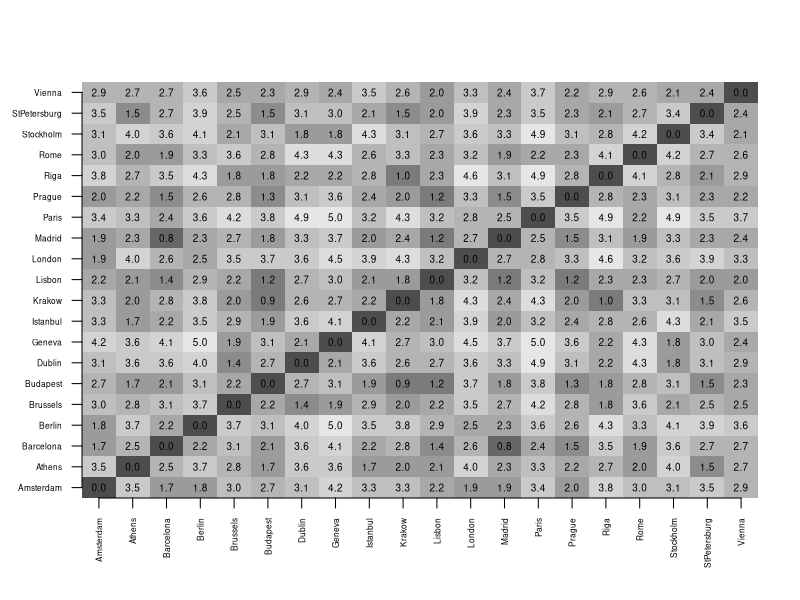
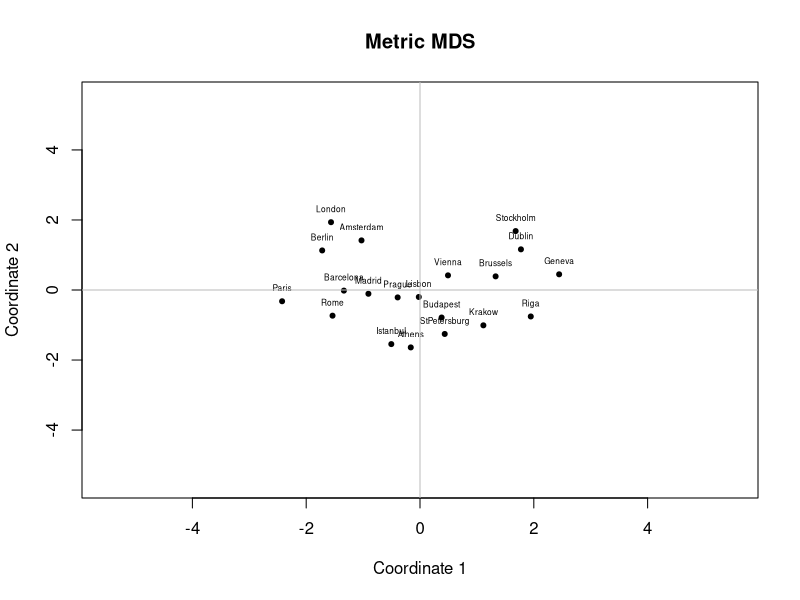
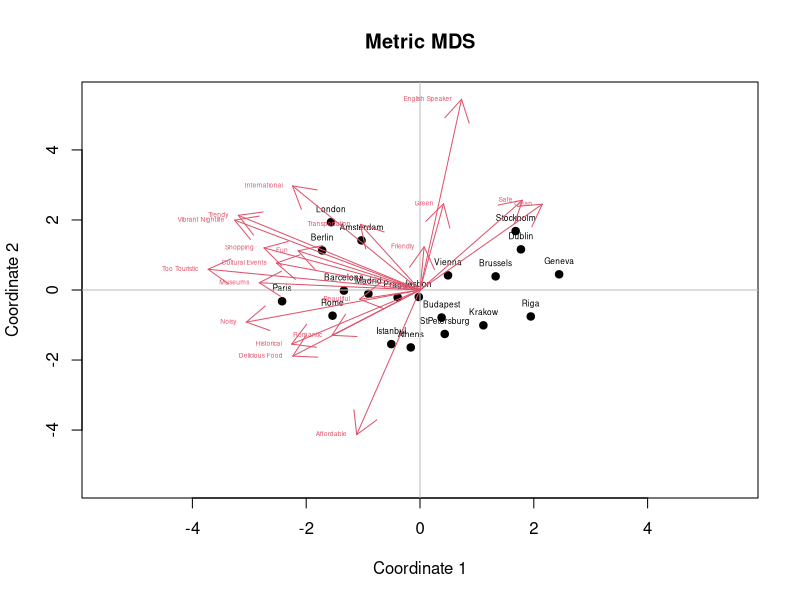
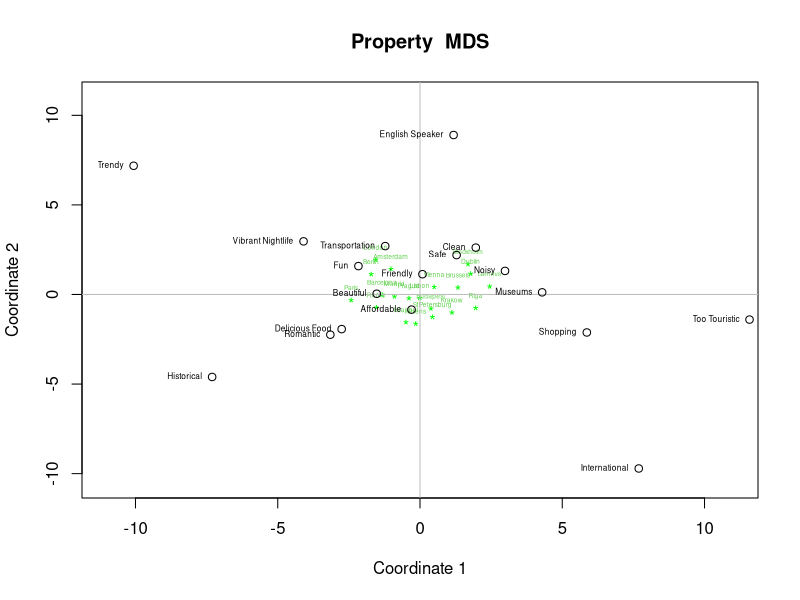
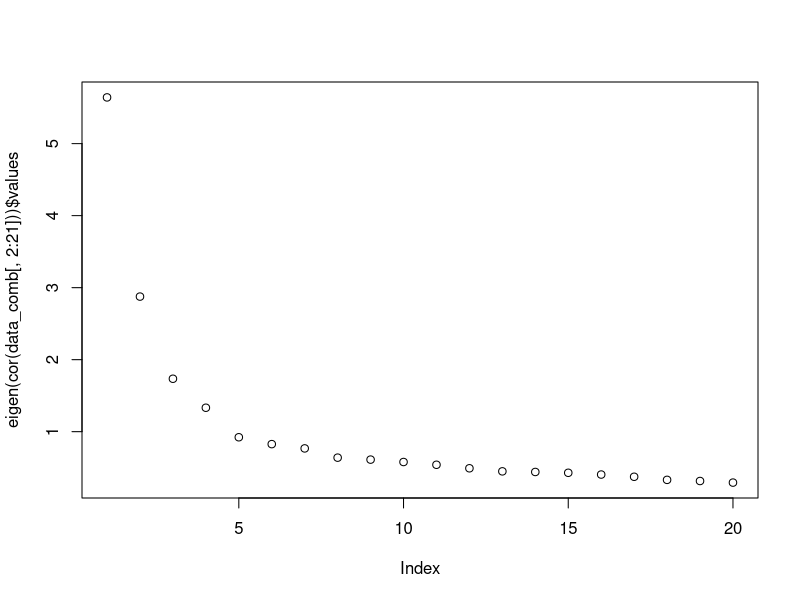
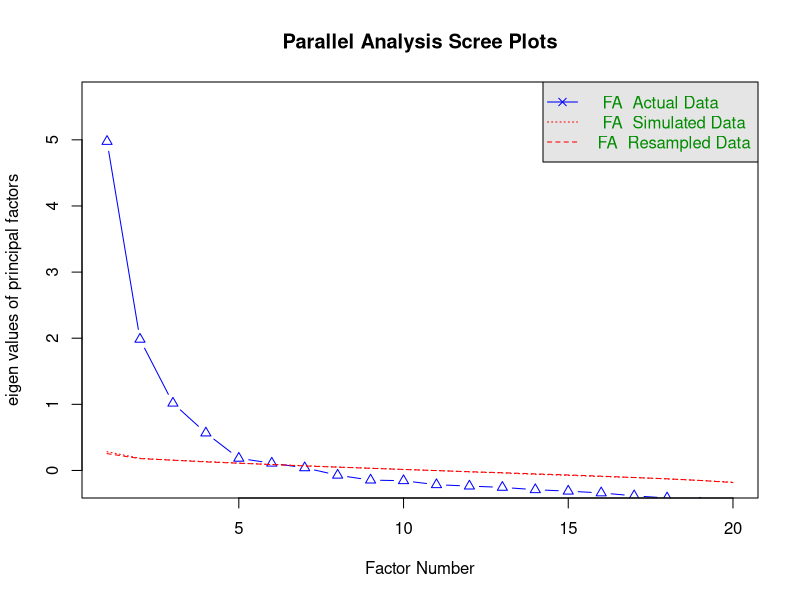

The R script that drew these images, in order: (Note: this script raises an error after producing the figures.)
getwd()
setwd("~/Caci17")
data <- read.csv("QuestionaireData_CityTrips.csv")
head(data)
install.packages("R.utils")
install.packages("corrplot")
install.packages("GPArotation")
library(dplyr)
library(R.utils)
library(MASS)
library(psych)
library(corrplot)
library(GPArotation)

cities = c("Prague","Geneva","Paris","Stockholm","Brussels","London","Amsterdam",
           "Athens","Riga","Budapest","Dublin","Lisbon","Istanbul","Vienna","Rome","Barcelona",
           "Madrid","Berlin","Krakow","StPetersburg")
data_att <- data %>% dplyr:: select(Sample, ID, contains("Att"))
data_att

data_att$Sample <- as.factor(data_att$Sample)

prag <- data_att[data_att$Sample %in% c("1", "4", "5"), ]
prag <- prag %>% dplyr:: select(contains("Prague"))
prag <- cbind(City = "Prague", prag)
head(prag)

geneva <- data_att[data_att$Sample %in% c("1", "2", "3"), ]
geneva <- geneva %>% dplyr:: select(contains("Geneva"))
geneva <- cbind(City = "Geneva", geneva)
head(geneva)

paris <- data_att[data_att$Sample %in% c("1", "3", "4"), ]
paris <- paris %>% dplyr:: select(contains("Paris"))
paris <- cbind(City = "Paris", paris)
head(paris)

stockholm <- data_att[data_att$Sample %in% c("1", "2", "3"), ]
stockholm <- stockholm %>% dplyr:: select(contains("Stockholm"))
stockholm <- cbind(City = "Stockholm", stockholm)
head(stockholm)  

brussels <- data_att[data_att$Sample %in% c("1", "5", "6"), ]
brussels <- brussels %>% dplyr:: select(contains("Brussels"))
brussels <- cbind(City = "Brussels", brussels)
head(brussels)  

london <- data_att[data_att$Sample %in% c("1", "2", "3"), ]
london <- london %>% dplyr:: select(contains("London"))
london <- cbind(City = "London", london)
head(london) 

amsterdam <- data_att[data_att$Sample %in% c("2", "3", "8"), ]
amsterdam <- amsterdam %>% dplyr:: select(contains("Amsterdam"))
amsterdam <- cbind(City = "Amsterdam", amsterdam)
head(amsterdam) 

athens <- data_att[data_att$Sample %in% c("2", "3", "6"), ]
athens <- athens %>% dplyr:: select(contains("Athens"))
athens <- cbind(City = "Athens", athens)
head(athens) 

riga <- data_att[data_att$Sample %in% c("2", "4", "5"), ]
riga <- riga %>% dplyr:: select(contains("Riga"))
riga <- cbind(City = "Riga", riga)
head(riga)

budapest <- data_att[data_att$Sample %in% c("4", "9", "10"), ]
budapest <- budapest %>% dplyr:: select(contains("Budapest"))
budapest <- cbind(City = "Budapest", budapest)
head(budapest)

dublin <- data_att[data_att$Sample %in% c("4", "7", "10"), ]
dublin <- dublin %>% dplyr:: select(contains("Dublin"))
dublin <- cbind(City = "Dublin", dublin)
head(dublin)

lisbon <- data_att[data_att$Sample %in% c("4", "7", "9"), ]
lisbon <- lisbon %>% dplyr:: select(contains("Lisbon"))
lisbon <- cbind(City = "Lisbon", lisbon)
head(lisbon)

istanbul <- data_att[data_att$Sample %in% c("5", "8", "10"), ]
istanbul <- istanbul %>% dplyr:: select(contains("Istanbul"))
istanbul <- cbind(City = "Istanbul", istanbul)
head(istanbul)

vienna <- data_att[data_att$Sample %in% c("5", "8", "10"), ]
vienna <- vienna %>% dplyr:: select(contains("Vienna"))
vienna <- cbind(City = "Vienna", vienna)
head(vienna)

rome <- data_att[data_att$Sample %in% c("5", "7", "9"), ]
rome <- rome %>% dplyr:: select(contains("Rome"))
rome <- cbind(City = "Rome", rome)
head(rome)

barcelona <- data_att[data_att$Sample %in% c("6", "7", "10"), ]
barcelona <- barcelona %>% dplyr:: select(contains("Barcelona"))
barcelona <- cbind(City = "Barcelona", barcelona)
head(barcelona)

madrid <- data_att[data_att$Sample %in% c("6", "8", "9"), ]
madrid <- madrid %>% dplyr:: select(contains("Madrid"))
madrid <- cbind(City = "Madrid", madrid)
head(madrid)

berlin <- data_att[data_att$Sample %in% c("6", "7", "8"), ]
berlin <- berlin %>% dplyr:: select(contains("Berlin"))
berlin <- cbind(City = "Berlin", berlin)
head(berlin)

krakow <- data_att[data_att$Sample %in% c("6", "7", "9"), ]
krakow <- krakow %>% dplyr:: select(contains("Krakow"))
krakow <- cbind(City = "Krakow", krakow)
head(krakow)

st.petersburg <- data_att[data_att$Sample %in% c("8", "9", "10"), ]
st.petersburg <- st.petersburg %>% dplyr:: select(contains("StPetersburg"))
st.petersburg <- cbind(City = "StPetersburg", st.petersburg)
head(st.petersburg)

liste <- list(prag, geneva, paris, stockholm, amsterdam, st.petersburg, barcelona, budapest, brussels, berlin, 
              istanbul, athens, dublin, krakow, rome, london, riga, madrid, vienna, lisbon)

colnames <- sub('.*_', '', colnames(prag))
colnames  
colnames(prag) <- colnames
colnames(geneva) <- colnames
colnames(paris) <- colnames
colnames(stockholm) <- colnames
colnames(brussels) <- colnames
colnames(london) <- colnames
colnames(amsterdam) <- colnames
colnames(athens) <- colnames
colnames(riga) <- colnames
colnames(budapest) <- colnames
colnames(dublin) <- colnames
colnames(lisbon) <- colnames
colnames(istanbul) <- colnames
colnames(vienna) <- colnames
colnames(rome) <- colnames
colnames(barcelona) <- colnames
colnames(berlin) <- colnames
colnames(krakow) <- colnames
colnames(st.petersburg) <- colnames
colnames(madrid) <- colnames

data_comb <- rbind(prag, geneva, paris, stockholm, brussels, london, amsterdam, athens, riga, budapest,
                  dublin, lisbon, istanbul, vienna, rome, barcelona, berlin, krakow, st.petersburg, madrid) 

data_comb
colnames(data_comb) <- c("Group.1", "Friendly", "Historical", "Affordable", "Trendy", "Vibrant Nightlife", 
                        "Delicious Food", "Transportation", "Shopping", "Cultural Events", "Museums", 
                        "Clean", "Green", "International", "Too Touristic", "Fun", "Noisy", 
                        "Romantic", "Safe", "Beautiful", "English Speaker")


data_agg <-aggregate(data_comb[,-c(1)], by=list(data_comb$Group.1), mean, na.rm=TRUE)
data_agg
dist.df <- dist(data_agg[,-c(1)])
dist.df

dst <- data.matrix(dist.df)
dim <- ncol(dst)

# distance/similarity matrix grafik cizme
# Open a pdf file
# pdf("distanceMatrix.pdf") # bu kodu run ettikten sonra kapatmassan, grafik gozukmez R'de sadece dosyaya kaydeder
# eger grafigi gormek istiyosan bu kodu run etme!

# Create a plot
image(1:dim, 1:dim, dst, axes = FALSE, xlab="", ylab="", 
      col = gray.colors(12, start = 0.3, end = 0.9, gamma = 2.2, alpha = NULL))

axis(1, 1:dim, data_agg[1:20,1], cex.axis = 0.5, las=3)
axis(2, 1:dim, data_agg[1:20,1], cex.axis = 0.5, las=1)
text(expand.grid(1:dim, 1:dim), sprintf("%0.1f", dst), cex=0.6)

# Close the pdf file
# dev.off() 

fit <- cmdscale(dist.df, k = 2) #izdusum
fit

x <- fit[,1]
y <- fit[,2]
#pdf("metrics_MDS.pdf")
plot(x, y, xlab = "Coordinate 1", ylab = "Coordinate 2", main = "Metric MDS", 
     pch = 20, ylim = c(-5.5, 5.5), xlim = c(-5.5, 5.5))
text(x, y, labels = data_agg$Group.1, cex = 0.5, pos = 3)
abline(h = 0, v = 0, col = "grey")
#dev.off()

summary(lm(data_agg[,2]~-1+fit))

print("asena")

# Property fitting
data_agg$x <- x
data_agg$y <- y
data_agg


head(data_agg)

profit <- lm(cbind(Friendly, Historical, Affordable, Trendy, `Vibrant Nightlife`, 
                   `Delicious Food`, Transportation, Shopping, `Cultural Events`, Museums, 
                   Clean, Green, International, `Too Touristic`, Fun, Noisy, 
                   Romantic, Safe, Beautiful, `English Speaker`)
             ~ -1 +  x + y, data = data_agg)
summary(profit)
coef(profit)
str(profit)

#pdf("Property_Fitting_xy.pdf")
plot(x, y, xlab = "Coordinate 1", ylab = "Coordinate 2", main = "Metric MDS", 
     pch = 19, ylim = c(-5.5, 5.5), xlim = c(-5.5, 5.5))
text(x, y, labels = data_agg$Group.1, cex = 0.5, pos = 3)
abline(h = 0, v = 0, col = "grey")
arrows(x0 = c(0, 0, 0), y0 = c(0, 0, 0), 
       x1 = coef(profit)[1, ]*10, y1 = coef(profit)[2, ]*10, col = 2, lwd = 1)
text(t(coef(profit)*10), colnames(coef(profit)*10), cex=0.4, col = 2, pos = c(2,2))
#dev.off()

#Property Fitting with ideal points
data_agg$q <- x*x+y*y

profit_q <- lm(cbind(Friendly, Historical, Affordable, Trendy, `Vibrant Nightlife`, 
                   `Delicious Food`, Transportation, Shopping, `Cultural Events`, Museums, 
                   Clean, Green, International, `Too Touristic`, Fun, Noisy, 
                   Romantic, Safe, Beautiful, `English Speaker`)
             ~ 1 +  x + y + q, data = data_agg)
summary(profit_q)

coef<-coef(profit_q)
coef
coef[2,]<-coef[2,]/(-2*coef[4,])
coef[3,]<-coef[3,]/(-2*coef[4,])

# pdf("Property_Fitting_xy_q.pdf")
plot(x, y, xlab = "Coordinate 1", ylab = "Coordinate 2", main = "Property  MDS", 
     pch = "*", ylim = c(-10.5, 11), xlim = c(-11, 11), col = "green")
text(x, y, labels = data_agg$Group.1, cex = 0.4, pos = 3, col = 3)
abline(h = 0, v = 0, col = "grey")
points(x = coef[2, ], y = coef[3, ], col = 1)
text(x= coef[2, ], y = coef[3, ], labels = colnames(coef), cex = 0.5, pos = 2,col=1)
# dev.off()

### PCA'ye gecmeden property fittingde yapmadiklarimiz var.

#PCA disaggregated dosyasindan
#PCA
data_comb <- na.omit(data_comb)
eigen(cor(data_comb[,2:21]))$values
plot(eigen(cor(data_comb[,2:21]))$values)
data_comb
a.pca<-principal(data_comb[,2:21],nfactors=4, rotate ="varimax")
a.pca
head(a.pca$scores)
head(data_comb)
aggregate(a.pca$scores, by=list(data_comb$Group.1), mean, na.rm=TRUE) # compute aggregate component score for cities
t(a.pca$scores)%*%a.pca$scores/(nrow(data_comb[,2:21])-1) # show that factors are uncorrelated

# factor analysis
#### finding the optimal number of factors
parallel <- fa.parallel(data_comb[,2:21], fm = 'minres', fa = 'fa')
parallel

# bu obsolete a.fa<-fa(data_comb[,2:21],nfactors = 6,rotate = "oblimin",fm="minres")
a.fa<-fa(data_comb[,2:21],method=mle,scores='tenBerge',
         nfactors=6, rotate ="varimax")
a.fa
t(a.fa$scores)%*%a.fa$scores/(nrow(data_comb[,2:21])-1) # show that factors are uncorrelated
print(a.fa$loadings,cutoff = 0.34 )
capture.output(print(a.fa$loadings,cutoff = 0.281 ), file = "FAComponents_Cutoff.txt")


hscores<-aggregate(a.fa$scores, by=list(data_comb$Group.1),mean, na.rm=TRUE)
x <- scores[,2]
y <- scores[,3]
plot(x, y, xlab = "Coordinate 1", ylab = "Coordinate 2", main = "Metric MDS", 
     pch = 19, ylim = c(-2, 2), xlim = c(-2, 2))
text(x, y, labels = scores[,1], cex = 1, pos = 4)
abline(h = 0, v = 0, col = "grey")

#Di??er doasyadan (TV stations vard??)

corrplot(corr=cor(data_comb[,2:21], use ="complete.obs"), method ="ellipse")
eigen(cor(data_comb[,2:21]))$values
plot(eigen(cor(data_comb[,2:21]))$values)

# START: Princial component analysis with singular value decomposition, no rotation
a.svd<-svd(cor(data_comb[,2:21]))
a.svd
d<-diag(a.svd$d)
d
a<-a.svd$u[,1:3]%*%sqrt(d[1:3,1:3])
a

a.svd$u[,1:3]%*%d[1:3,1:3]%*%t(a.svd$u[,1:3]) # Recomputed correlation based on first 3 principal components
cor(data_comb[,2:21])
diag(t(a.svd$u)%*%a.svd$u%*%d%*%t(a.svd$u)%*%a.svd$u)


# START: Princial component analysis with r-function prcomp, no rotation
data.scale<-apply(data_comb[,2:21],2,scale)
pr<-prcomp(data.scale)
?prcomp
pr
str(pr)
t(pr$sdev*t(pr$rotation)) # labeled as rotated but it is not rotated
# START: Princial component analysis with r-function prcomp, no rotation

# PCA and Factor analysis with easy to do R-FUNCTIONS
library(psych)
a.pca<-principal(data_comb[,2:21],nfactors=3, rotate ="none")
str(a.pca)
a.pca
a.pca<-principal(data_comb[,2:21],nfactors=3, rotate ="varimax")
a.pca
head(a.pca$score)
nrow(a.pca$score)
t(a.pca$scores)%*%a.pca$scores/(nrow(data_comb[,2:21])-1) # demonstrate that the principal components are uncorrelated after rotation
aggregate(a.pca$scores, by=list(data_comb$Group.1),mean, na.rm=TRUE)

summary(lm( Friendly ~ Historical+ Affordable+ Trendy+ VibrantNightlife+ 
                   `Delicious Food`+ Transportation+ Shopping+ `Cultural Events`+ Museums+ 
                   Clean+ Green+ International + `Too Touristic`+ Fun+ Noisy+ 
                   Romantic+ Safe+ Beautiful+ `English Speaker`, data=data_comb))

# factor analysis
?fa
a.fa<-fa(data_comb[,2:21],method=ml, SMC=TRUE, scores='regression',nfactors=3, rotate ="varimax")
a.fa<-fa(data_comb[,2:21],nfactors=3,rotate='varimax') # default setting
a.fa


# calculate factor score for objects
str(a.pca)
a.pca$scores
aggregate(a.fa$scores, by=list(data_comb$Group.1),mean, na.rm=TRUE)

# demonstrate that the factors after rotation are uncorrelated
a.fa.rot <-fa(data_comb[,2:21], scores='tenBerge',SMC=TRUE, fm='pa', nfactors =3,rotate ="varimax")
a.fa.rot
t(a.fa.rot$scores)%*%a.fa.rot$scores/(nrow(data_comb[,2:21])-1)
a.fa.rot$rot.mat
t(a.fa.rot$rot.mat)%*%a.fa.rot$rot.mat
?fa

# Oblique rotation
library(GPArotation)

a.fa.oblique<-fa(data_comb[,2:21],nfactors=3, scores='tenBerge', rotate ="oblimin")
a.fa.oblique
a.fa.oblique$Structure # correlation between variables and factors
a.fa.oblique$loadings # pattern (association) between variables and factors

cor(data_comb[,2:21])
a.fa$Structure
a.fa$Structure%*%t(a.fa$Structure)
a.fa$loadings%*%t(a.fa$loadings)
t(a.fa$scores)%*%a.fa$scores/nrow(data_comb[,2:21]-1)

a.pca.oblirot <-principal(data_comb[,2:21], nfactors =3,rotate ="oblimin")
a.pca.oblirot
a.pca.oblirot$loadings
a.pca.oblirot$Structure
a.z <- apply(data_comb[,2:21],2,scale)
str(a.z)
t(a.z)%*%a.z/(nrow(data_comb[,2:21])-1)

pattern<-solve(t(a.pca.oblirot$scores)%*%a.pca.oblirot$scores/(nrow(data_comb[,2:21])-1))%*%t(a.pca.oblirot$scores)%*%a.z/(nrow(data_comb[,2:21])-1)
structure<-t(a.pca.oblirot$scores)%*%a.pca.oblirot$scores%*%pattern/(nrow(data_comb[,2:21])-1)
structure
pattern
t(a.pca.oblirot$loadings)
t(a.pca.oblirot$Structure)
t(a.pca.oblirot$scores)%*%a.pca.oblirot$scores/(nrow(data_comb[,2:21])-1)



#### burda bitirdik

# START: Principal Component Analysis of aggregated data with SVD, no rotation 
attribute.agg.svd<-svd(cor(attribute.agg.eval.df[,2:15]))
l<-attribute.agg.svd$u*(sqrt(attribute.agg.svd$d))
l
attribute.agg.svd$d
attribute.agg.svd$u
attribute.agg.svd$u*t(sqrt(attribute.agg.svd$d))%x%matrix(1,nrow=14,ncol=1)
# END: Principal Component Analysis of aggregated data with SVD, no rotation 

eigen(cor(attribute.agg.eval.df[,2:15]))$values


a.pca<-principal(attribute.agg.eval.df[,2:15],nfactors=2, rotate ="varimax")
a.pca
head(attribute.agg.eval.df)
aggregate(a.pca$scores, by=list(attribute.agg.eval.df$Group.1),mean, na.rm=TRUE)
a.pca$scores

r1<-qr(cor(attribute.agg.eval.df[,2:15]))
r2<-qr(cor(attribute.eval.df[,3:16]))
r1$rank
r2$rank
